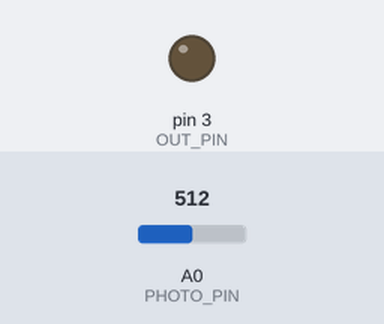
The sketch below on a simulated Arduino Uno, built with avr-gcc and run on an emulated ATmega328P. Shown: output pins drawn as LEDs (lit = HIGH). The inputs (shaded band) are chosen by the test bench; at power-on: A0 (PHOTO_PIN) = 512. The local clock reads 2024-03-15 10:24:30 at power-on unless the sketch sets it.

Above: at 1.2 s.
1.3 s: A0 (PHOTO_PIN) set to 306
4.3 s: A0 (PHOTO_PIN) set to 11
At 14.29 s:
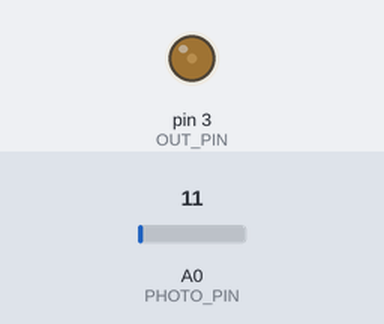
Timing chart, 0 to 19.4 s (numbered marks = the images above; inputs shaded):
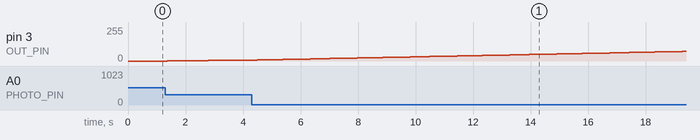

The sketch:

TimeLightPID.ino
```cpp
#include <TimeLib.h>
#include <Wire.h>
#include <DS1307RTC.h>
#include <PID_v1.h>

//#define WITH_LOG
#define OUT_PIN 3
#define PHOTO_PIN 0

bool onStatus = false;
double targetValue = 0.0;
double currentValue = 0.0;
double resultValue = 0.0;

//Specify the links and initial tuning parameters
const double kp = 0.0;
const double ki = 0.01;
const double kd = 0.0;
PID pid(&currentValue, &resultValue, &targetValue, kp, ki, kd, DIRECT);


void setup()  {
#ifdef WITH_LOG
  Serial.begin(115200);
#endif
  setSyncProvider(RTC.get);   // the function to get the time from the RTC
  pinMode(OUT_PIN, OUTPUT);
  pid.SetMode(AUTOMATIC);
  pid.SetSampleTime(50); // Раз в 50 миллисекунды будет рассчет

  // Частота ШИМ для 3 ноги 3906.25гц
  // http://kazus.ru/forums/showthread.php?t=107888
  TCCR2B = TCCR2B & 0b11111000 | 0x02;

  targetValue = 600.0;
}

void loop() {
  int hourNow = hour();
  int minNow = minute();

  int testTime = hourNow*60 + minNow;
  bool validStart = (testTime >= (9*60+0));
  bool validEnd = (testTime < (21*60+30));
  bool validTime = validStart && validEnd;

#ifdef WITH_LOG
  Serial.print(hourNow);
  Serial.print(":");
  Serial.print(minNow);
  Serial.print(", ");
  Serial.print(validTime);
  Serial.println();
#endif

  currentValue = analogRead(PHOTO_PIN);

  delay(1);
  pid.Compute();

#ifdef WITH_LOG
  Serial.print("Photo val: ");
  Serial.print(currentValue);
  Serial.print(", pid result val: ");
  Serial.print(resultValue);
  Serial.println();

  Serial.println();
#endif

  //int pinOutValue = map(resultValue, 0, targetValue, 0, 255);
  analogWrite(OUT_PIN, resultValue);

  delay(20);
}
```
